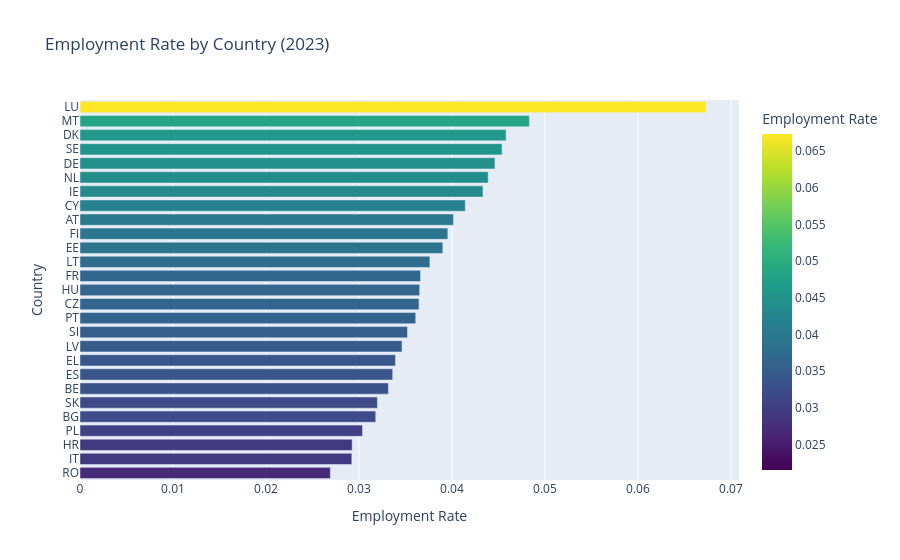

Here is the notebook cell this chart was saved with:
### Code cell
emp_rate_by_country = (
    df_merged
    .groupby(["geo", "time"], as_index=False)
    .agg(total_emp=("employment_thousands", "sum"), wap=("working_age_pop_thousands", "first"))
)
emp_rate_by_country["emp_rate"] = emp_rate_by_country["total_emp"] / emp_rate_by_country["wap"]

latest = emp_rate_by_country[emp_rate_by_country["time"] == emp_rate_by_country["time"].max()].sort_values("emp_rate", ascending=True)

fig = px.bar(
    latest,
    x="emp_rate",
    y="geo",
    orientation="h",
    title=f"Employment Rate by Country ({int(emp_rate_by_country['time'].max())})",
    labels={"emp_rate": "Employment Rate", "geo": "Country"},
    color="emp_rate",
    color_continuous_scale="Viridis",
    range_color=[latest["emp_rate"].min() * 0.8, latest["emp_rate"].max()]
)
fig.show()

### Figure 1 — Plotly figure (JSON) as saved in the notebook; plotly's stock layout.template omitted (floating-point values rounded to 4 significant figures)
{"data": [{"hovertemplate": "Employment Rate=%{marker.color}<br>Country=%{y}<extra></extra>", "legendgroup": "", "marker": {"color": [0.02692, 0.02923, 0.02927, 0.03038, 0.0318, 0.03198, 0.03317, 0.03363, 0.03392, 0.03463, 0.03522, 0.0361, 0.03646, 0.03653, 0.03662, 0.03763, 0.03902, 0.03956, 0.04016, 0.04143, 0.04334, 0.0439, 0.04463, 0.04539, 0.04582, 0.04833, 0.06733], "coloraxis": "coloraxis", "pattern": {"shape": ""}}, "name": "", "orientation": "h", "showlegend": false, "textposition": "auto", "type": "bar", "x": [0.02692, 0.02923, 0.02927, 0.03038, 0.0318, 0.03198, 0.03317, 0.03363, 0.03392, 0.03463, 0.03522, 0.0361, 0.03646, 0.03653, 0.03662, 0.03763, 0.03902, 0.03956, 0.04016, 0.04143, 0.04334, 0.0439, 0.04463, 0.04539, 0.04582, 0.04833, 0.06733], "xaxis": "x", "y": ["RO", "IT", "HR", "PL", "BG", "SK", "BE", "ES", "EL", "LV", "SI", "PT", "CZ", "HU", "FR", "LT", "EE", "FI", "AT", "CY", "IE", "NL", "DE", "SE", "DK", "MT", "LU"], "yaxis": "y"}], "layout": {"barmode": "relative", "coloraxis": {"cmax": 0.06733, "cmin": 0.02154, "colorbar": {"title": {"text": "Employment Rate"}}, "colorscale": [[0, "#440154"], [0.1111, "#482878"], [0.2222, "#3e4989"], [0.3333, "#31688e"], [0.4444, "#26828e"], [0.5556, "#1f9e89"], [0.6667, "#35b779"], [0.7778, "#6ece58"], [0.8889, "#b5de2b"], [1, "#fde725"]]}, "legend": {"tracegroupgap": 0}, "title": {"text": "Employment Rate by Country (2023)"}, "xaxis": {"anchor": "y", "domain": [0, 1], "title": {"text": "Employment Rate"}}, "yaxis": {"anchor": "x", "domain": [0, 1], "title": {"text": "Country"}}}}
